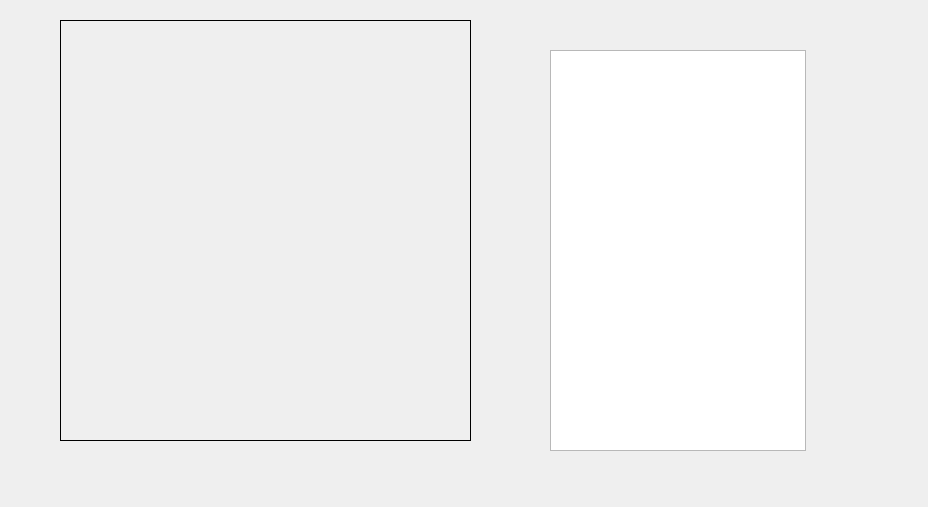
<?xml version="1.0" encoding="UTF-8"?>
<ui version="4.0">
 <class>PersonalCardScreen</class>
 <widget class="QWidget" name="PersonalCardScreen">
  <property name="geometry">
   <rect>
    <x>0</x>
    <y>0</y>
    <width>928</width>
    <height>507</height>
   </rect>
  </property>
  <property name="windowTitle">
   <string>Form</string>
  </property>
  <widget class="QTableView" name="personalSkillsTableView">
   <property name="geometry">
    <rect>
     <x>550</x>
     <y>50</y>
     <width>256</width>
     <height>401</height>
    </rect>
   </property>
  </widget>
  <widget class="QLabel" name="label">
   <property name="geometry">
    <rect>
     <x>60</x>
     <y>20</y>
     <width>411</width>
     <height>421</height>
    </rect>
   </property>
   <property name="frameShape">
    <enum>QFrame::Box</enum>
   </property>
   <property name="text">
    <string/>
   </property>
  </widget>
 </widget>
 <resources/>
 <connections/>
</ui>
